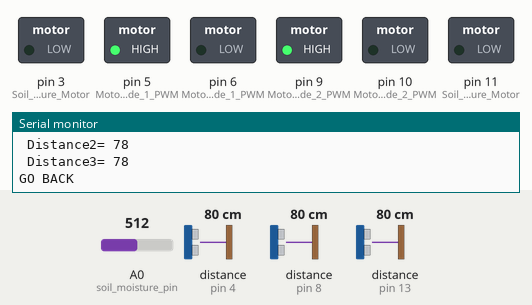
Bench run of a sketch on a simulated Arduino Uno, built with avr-gcc and run on an emulated ATmega328P. Shown: switched loads named in the sketch (green lamp = pin HIGH), the last lines printed to the serial monitor. Wiring (inferred from the names in the program): 3 × ultrasonic range finder: trigger pin 2, echo pin 4 / trigger pin 7, echo pin 8 / trigger pin 12, echo pin 13. Inputs (shaded band) come from the test bench; at power-on: distance to the obstacle (sensors on pin 4, pin 13, pin 8) 80 cm, A0 (soil_moisture_pin) = 512. The echo pulse lasts 58.3 µs per cm; pins used as bus, display or sensor lines are not drawn.

Above: at 11.9 s.
12.0 s: distance to the obstacle (sensor on pin 4) set to 86 cm
At 22.8 s:
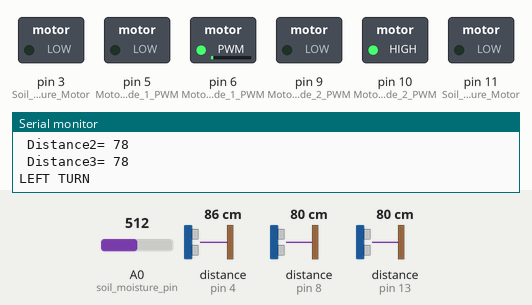
23.9 s: distance to the obstacle (sensor on pin 13) set to 85 cm
At 34.8 s:
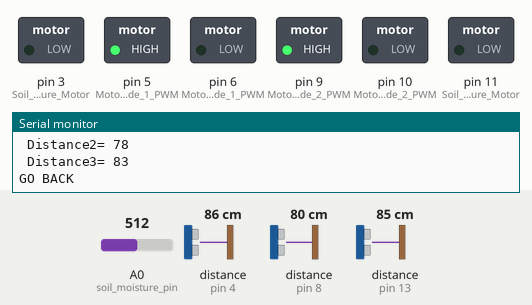
35.1 s: distance to the obstacle (sensor on pin 8) set to 87 cm
At 45.7 s:
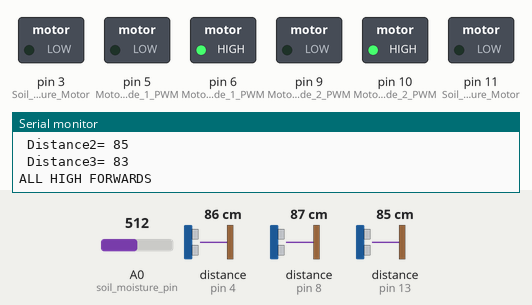
46.3 s: A0 (soil_moisture_pin) set to 306
54.6 s: distance to the obstacle (sensor on pin 4) set to 2 cm
At 56.4 s:
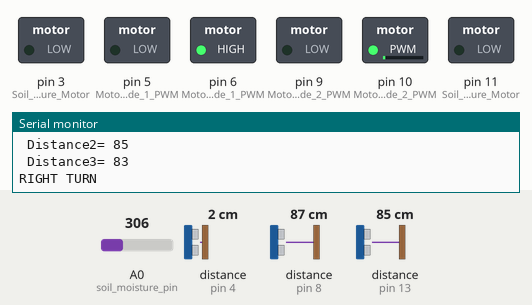
62.9 s: distance to the obstacle (sensor on pin 4) set to 120 cm
At 72.33 s:
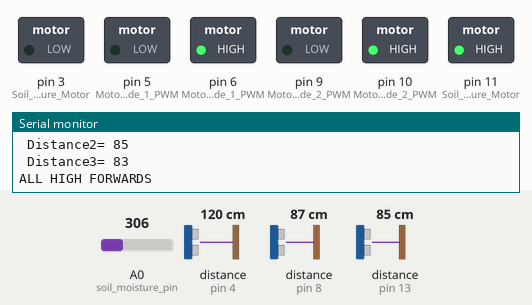
Timing chart, 0 to 73.9 s (numbered marks = the images above; inputs shaded):
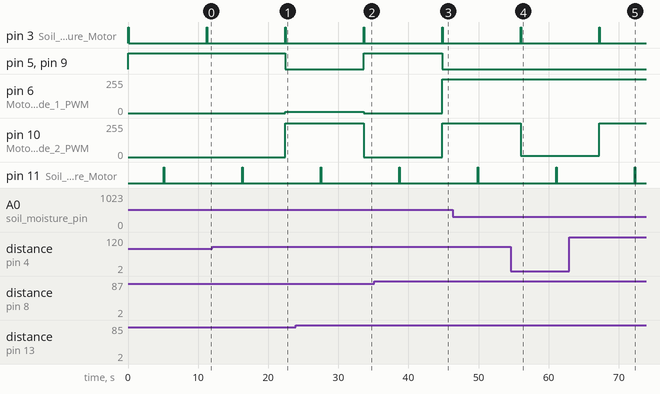

The sketch:

test_code.ino
```cpp
int time1,time2,time3;
int distance1, distance2, distance3;
int soil_moisture_pin = A0;
int base_moisture = 300;
void setup()
{
  pinMode(2,OUTPUT);  // Left Ultra 2 Trig
  pinMode(4,INPUT);   // Left Ultra 4 Echo
  pinMode(5,OUTPUT);  // Motor Side 1 PWM (Left Motors)
  pinMode(6,OUTPUT);  // Motor Side 1 PWM (Left Motors)
  pinMode(9,OUTPUT);  // Motor Side 2 PWM (Right Motors)
  pinMode(10,OUTPUT); // Motor Side 2 PWM (Right Motors)
  pinMode(7,OUTPUT);  // Center Ultra 7 Trig
  pinMode(8,INPUT);   // Center Ultra 8 Echo
  pinMode(12,OUTPUT); // Right Ultra 12 Trig
  pinMode(13,INPUT);  // Right Ultra 13 Echo
  pinMode(3,OUTPUT);  // Soil Moisture Motor
  pinMode(11,OUTPUT); //  Soil Moisture Motor
  pinMode(soil_moisture_pin,INPUT);
  Serial.begin(9600);
}
void loop()
{
  digitalWrite (2,LOW);
  delayMicroseconds(2);
  digitalWrite (2,HIGH);
  delayMicroseconds(10);
  digitalWrite(2,LOW);
  time1 = pulseIn (4, HIGH);
  distance1 = (time1 * 0.034) / 2;
  Serial.print (" Distance1= ");
  Serial.println (distance1);

  digitalWrite (7,LOW);
  delayMicroseconds(2);
  digitalWrite (7,HIGH);
  delayMicroseconds(10);
  digitalWrite(7,LOW);
  time2= pulseIn (8, HIGH);
  distance2 = (time2 * 0.034) / 2;
  Serial.print (" Distance2= ");
  Serial.println (distance2);

  digitalWrite (12,LOW);
  delayMicroseconds(2);
  digitalWrite (12,HIGH);
  delayMicroseconds(10);
  digitalWrite(12,LOW);
  time3 = pulseIn (13, HIGH);
  distance3 = (time3 * 0.034) / 2;
  Serial.print (" Distance3= ");
  Serial.println (distance3);

  if ((distance1 <= 80) && (distance2 <= 80) && (distance3 <= 80))
   {
  analogWrite(5,255);
  analogWrite(6,0);
  analogWrite(9,255);
  analogWrite(10,0);
  Serial.println("GO BACK");
   }
  else if ((distance1 <= 80) && (distance2 <= 80))
   {
  analogWrite(5,0);
  analogWrite(6,255);
  analogWrite(9,0);
  analogWrite(10,10);
  Serial.println("RIGHT TURN");
   }
   else if ((distance2 <= 80) && (distance3 <= 80))
   {
  analogWrite(5,0);
  analogWrite(6,10);
  analogWrite(9,0);
  analogWrite(10,255);
  Serial.println("LEFT TURN");
   }
  else if (distance1 <= 80)
  {
  analogWrite(5,0);
  analogWrite(6,255);
  analogWrite(9,0);
  analogWrite(10,10);
  Serial.println("RIGHT TURN");
   }
   else if (distance2 <= 80)
   {
  analogWrite(5,255);
  analogWrite(6,0);
  analogWrite(9,255);
  analogWrite(10,0);
  Serial.println("GO BACK");
   }
   else if (distance3 <= 80)
   {
  analogWrite(5,0);
  analogWrite(6,10);
  analogWrite(9,0);
  analogWrite(10,255);
  Serial.println("LEFT TURN");
   }
   else
   {
  analogWrite(5,0);
  analogWrite(6,255);
  analogWrite(9,0);
  analogWrite(10,255);
  Serial.println("ALL HIGH FORWARDS");
   }
SM_Motor();
SM_Sensor();
}

void SM_Motor()
{
 digitalWrite(11,0);
 digitalWrite(3,255);
 delay(80);
 digitalWrite(11,0);
 digitalWrite(3,0);
 delay(5000);
 digitalWrite(11,255);
 digitalWrite(3,0);
 delay(100);
 digitalWrite(11,0);
 digitalWrite(3,0);
 delay(5000);
}

void SM_Sensor()
{
 int soil_moisture_val = analogRead(soil_moisture_pin);
 Serial.print("Moisture = ");
 Serial.print(soil_moisture_val);
 soil_moisture_val = map(soil_moisture_val,1023,0,0,100);
 Serial.print(", Moisture = ");
 Serial.print(soil_moisture_val);
 Serial.println("%");
 if (soil_moisture_val > base_moisture)
 {
  Serial.print("Good Amount of Moisture");
 }
 else if (soil_moisture_val < 50)
 {
  Serial.print("Very Less Amount of Moisture");
 }
 else
 {
  Serial.print("Normal Amount of Moisture");
 }
 delay(1000);
}
```

Measured:
- the behaviour switches between 82 and 83 cm on distance to the obstacle (sensor on pin 4) (found by bisection; images 0 and 1)
- the behaviour switches between 82 and 83 cm on distance to the obstacle (sensor on pin 13) (found by bisection; images 1 and 2)
- the behaviour switches between 82 and 83 cm on distance to the obstacle (sensor on pin 8) (found by bisection; images 2 and 3)
- after the input at 12.0 s, pin 5 (Motor_Side_1_PWM), pin 9 (Motor_Side_2_PWM): HIGH → LOW after 10.4 s; pin 6 (Motor_Side_1_PWM): 0/255 → 10/255 after 10.4 s; pin 10 (Motor_Side_2_PWM): 0/255 → 255/255 after 10.4 s
- after the input at 23.9 s, pin 5 (Motor_Side_1_PWM), pin 9 (Motor_Side_2_PWM): LOW → HIGH after 9.7 s; pin 6 (Motor_Side_1_PWM): 10/255 → 0/255 after 9.7 s; pin 10 (Motor_Side_2_PWM): 255/255 → 0/255 after 9.7 s
- after the input at 35.1 s, pin 5 (Motor_Side_1_PWM), pin 9 (Motor_Side_2_PWM): HIGH → LOW after 9.7 s; pin 6 (Motor_Side_1_PWM), pin 10 (Motor_Side_2_PWM): 0/255 → 255/255 after 9.7 s
- after the input at 54.6 s, pin 10 (Motor_Side_2_PWM): 255/255 → 10/255 after 1.4 s
- after the input at 62.9 s, pin 10 (Motor_Side_2_PWM): 10/255 → 255/255 after 4.3 s
